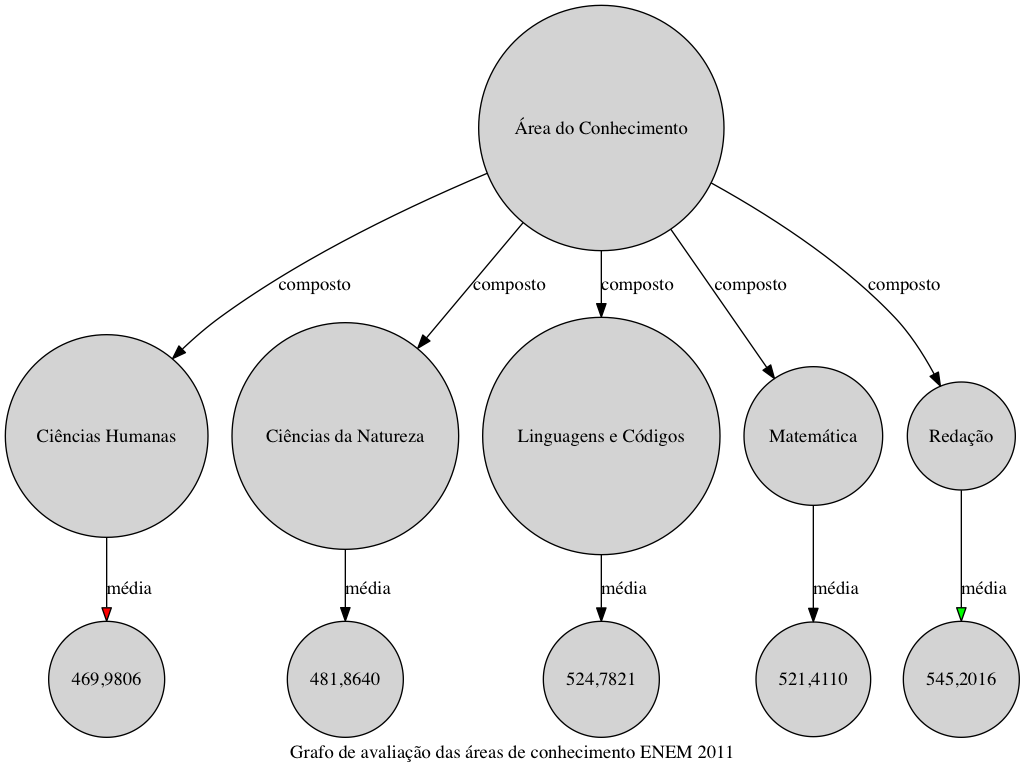

Reproduce this figure in Python.
#!/usr/bin/env python
# -*- coding: utf-8 -*-

from __future__ import absolute_import
from __future__ import unicode_literals
from __future__ import print_function
from __future__ import division

import pygraphviz as pgv

G = pgv.AGraph(directed=True)

G.node_attr['style']='filled'
G.node_attr['shape']='circle'
G.node_attr['fontcolor']='#000000'

G.graph_attr['label'] = 'Grafo de avaliação das áreas de conhecimento ENEM 2011'

G.add_edge('Área do Conhecimento', 'Ciências Humanas', label='composto')
G.add_edge('Área do Conhecimento', 'Ciências da Natureza', label='composto')
G.add_edge('Área do Conhecimento', 'Linguagens e Códigos', label='composto')
G.add_edge('Área do Conhecimento', 'Matemática', label='composto')
G.add_edge('Área do Conhecimento', 'Redação', label='composto')

G.add_edge('Ciências Humanas', '469,9806', label='média', fillcolor='red')
G.add_edge('Ciências da Natureza', '481,8640', label='média')
G.add_edge('Linguagens e Códigos', '524,7821', label='média')
G.add_edge('Matemática', '521,4110', label='média')
G.add_edge('Redação', '545,2016', label='média', fillcolor='green')

print(G.string()) # print to screen
print("Wrote question1.dot")
G.write('simple.dot') # write to simple.dot

B=pgv.AGraph('simple.dot') # create a new graph from file
B.layout() # layout with default (neato)
B.draw('question1.png', prog="dot") # draw png
print("Wrote question1.png")
